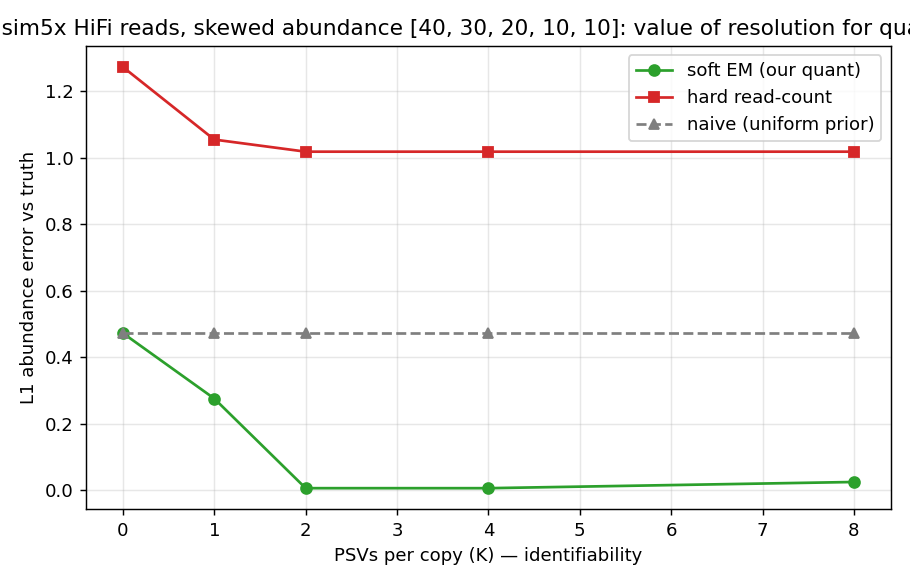

Source code (Python):
#!/usr/bin/env python3
"""Real-reads validation of the soft per-copy quantification: subsample the sim5x HiFi reads (ground-truth
copy in each read name) to a SKEWED abundance, run copy_assign across the PSV ladder K=0..8, and compare the
soft-EM abundance vs the hard read-count vs the uniform prior to the imposed truth. Skewed (not 50:50) so the
uniform prior != truth -- this proves the EM RESOLVES, not just returns the prior. Deterministic.
Run with /home/juanfra/miniforge3/bin/python (matplotlib)."""
import os
import subprocess

S = "/home/juanfra/winloci_scratch/sim5x"
BIN = "/mnt/c/Users/jfris/Desktop/Rustle/target/release/copy_assign"
SKEW = [40, 30, 20, 10, 10]                 # reads per copy c0..c4 (max 40 available each)
TOTAL = sum(SKEW)
TRUTH = [s / TOTAL for s in SKEW]           # imposed abundance, position order
KS = [0, 1, 2, 4, 8]


def run_k(k):
    bam = f"{S}/sim5x_K{k}.bam"
    fa = f"{S}/sim5x_K{k}.ref.fa"
    length = open(f"{fa}.fai").read().split("\t")[1].strip()
    names = [f"K{k}_c{c}_r{r}" for c, cnt in enumerate(SKEW) for r in range(cnt)]
    nf = f"/tmp/sqv_names_K{k}.txt"
    open(nf, "w").write("\n".join(names) + "\n")
    sub = f"/tmp/sqv_sub_K{k}.bam"
    subprocess.run(f"samtools view -N {nf} -b {bam} | samtools sort -o {sub} - && samtools index {sub}",
                   shell=True, check=True, stdout=subprocess.DEVNULL, stderr=subprocess.DEVNULL)
    out = f"/tmp/sqv_K{k}"
    subprocess.run(
        f"bash -c 'ulimit -v 12000000; {BIN} --bam {sub} --fasta {fa} --region SIM5X_K{k}:0-{length} "
        f"--out {out} --min-copies 2'",
        shell=True, check=True, stdout=subprocess.DEVNULL, stderr=subprocess.DEVNULL)
    soft, hard = [], []
    for line in open(f"{out}.quant.tsv").read().splitlines()[1:]:
        f_ = line.split("\t")
        soft.append(float(f_[3]))
        hard.append(int(f_[5]))
    hs = sum(hard) or 1
    hardf = [h / hs for h in hard]
    return soft, hardf


def l1(est):
    """L1 abundance error vs TRUTH (position-matched; detected copies are start-sorted, as are c0..c4)."""
    e = sum(abs((est[i] if i < len(est) else 0.0) - TRUTH[i]) for i in range(5))
    e += sum(est[i] for i in range(5, len(est)))  # any spurious extra copy
    return e


def main():
    print(f"imposed truth (c0..c4): {[round(t,3) for t in TRUTH]}  (skew {SKEW})")
    rows = []
    for k in KS:
        soft, hardf = run_k(k)
        naive = [1.0 / len(soft)] * len(soft) if soft else []
        es, eh, en = l1(soft), l1(hardf), l1(naive)
        rows.append((k, len(soft), es, eh, en))
        print(f"K={k}: copies={len(soft)} | soft_err={es:.3f}  hard_err={eh:.3f}  naive_err={en:.3f}  "
              f"| soft={[round(x,2) for x in soft]}")
    with open("sim5x_quant_validate.tsv", "w") as fh:
        fh.write("K\tn_copies\tsoft_err\thard_err\tnaive_err\n")
        for k, n, es, eh, en in rows:
            fh.write(f"{k}\t{n}\t{es:.4f}\t{eh:.4f}\t{en:.4f}\n")

    try:
        import matplotlib
        matplotlib.use("Agg")
        import matplotlib.pyplot as plt
        ks = [r[0] for r in rows]
        fig, ax = plt.subplots(figsize=(7, 4.5))
        ax.plot(ks, [r[2] for r in rows], "o-", color="#2ca02c", label="soft EM (our quant)")
        ax.plot(ks, [r[3] for r in rows], "s-", color="#d62728", label="hard read-count")
        ax.plot(ks, [r[4] for r in rows], "^--", color="#7f7f7f", label="naive (uniform prior)")
        ax.set_xlabel("PSVs per copy (K) — identifiability")
        ax.set_ylabel("L1 abundance error vs truth")
        ax.set_title(f"Real sim5x HiFi reads, skewed abundance {SKEW}: value of resolution for quantification")
        ax.grid(alpha=0.3)
        ax.legend()
        fig.tight_layout()
        fig.savefig("sim5x_quant_validate.png", dpi=130)
        print("[wrote sim5x_quant_validate.png]")
    except Exception as e:
        print(f"(plot skipped: {e})")


if __name__ == "__main__":
    main()
